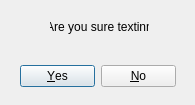
<?xml version="1.0" encoding="UTF-8"?>
<ui version="4.0">
 <class>areyousure</class>
 <widget class="QDialog" name="areyousure">
  <property name="geometry">
   <rect>
    <x>0</x>
    <y>0</y>
    <width>195</width>
    <height>105</height>
   </rect>
  </property>
  <property name="windowTitle">
   <string>Dialog</string>
  </property>
  <widget class="QLabel" name="label_text">
   <property name="geometry">
    <rect>
     <x>50</x>
     <y>20</y>
     <width>99</width>
     <height>31</height>
    </rect>
   </property>
   <property name="text">
    <string>Are you sure textinn</string>
   </property>
   <property name="alignment">
    <set>Qt::AlignHCenter|Qt::AlignTop</set>
   </property>
  </widget>
  <widget class="QDialogButtonBox" name="buttonBox">
   <property name="geometry">
    <rect>
     <x>20</x>
     <y>65</y>
     <width>156</width>
     <height>23</height>
    </rect>
   </property>
   <property name="orientation">
    <enum>Qt::Horizontal</enum>
   </property>
   <property name="standardButtons">
    <set>QDialogButtonBox::No|QDialogButtonBox::Yes</set>
   </property>
  </widget>
 </widget>
 <resources/>
 <connections>
  <connection>
   <sender>buttonBox</sender>
   <signal>accepted()</signal>
   <receiver>areyousure</receiver>
   <slot>accept()</slot>
   <hints>
    <hint type="sourcelabel">
     <x>248</x>
     <y>254</y>
    </hint>
    <hint type="destinationlabel">
     <x>157</x>
     <y>274</y>
    </hint>
   </hints>
  </connection>
  <connection>
   <sender>buttonBox</sender>
   <signal>rejected()</signal>
   <receiver>areyousure</receiver>
   <slot>reject()</slot>
   <hints>
    <hint type="sourcelabel">
     <x>316</x>
     <y>260</y>
    </hint>
    <hint type="destinationlabel">
     <x>286</x>
     <y>274</y>
    </hint>
   </hints>
  </connection>
 </connections>
</ui>
